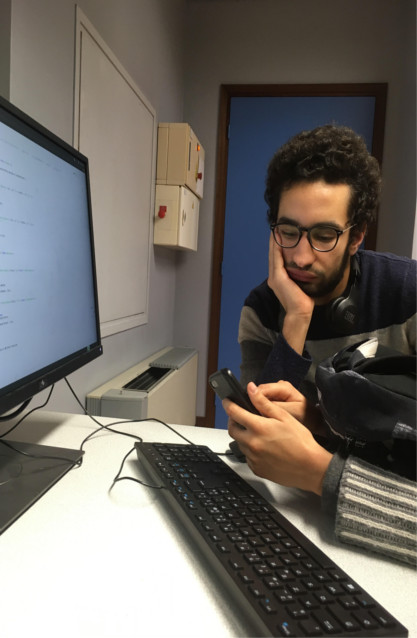
%> input picture Integration_Et_Probabilités/TP3/Images/image.jpg, 417 x 638 px
$ octave exercice_1.m   (GNU Octave 9; MATLAB toolbox functions it lacks are replaced by stand-ins)
%> lines starting %> are read from the running program, lines starting %| are printed output that depends on the picture; in (x1, y1, x2, y2) boxes, pixels count from 0 and x2, y2 are one past the last pixel; in counts of white or black regions, pixels touching at a corner belong together; the program's own positions count from 1
### Integration_Et_Probabilités/TP3/recursion.m
function [E,contour,G_somme] = recursion(E,contour,G_somme,i,j,voisins,G_x,G_y,card_max,cos_alpha)
% Fonction recursive permettant de construire un ensemble candidat E

contour(i,j) = 0;
G_somme_normalise = G_somme/norm(G_somme);
nb_voisins = size(voisins,1);
k = 1;
while k<=nb_voisins & size(E,1)<=card_max
	i_voisin = i + voisins(k,1);			% A completer
	j_voisin = j + voisins(k,2);				% A completer
	if contour(i_voisin,j_voisin)
        x = (G_somme_normalise * [G_x(i_voisin,j_voisin), G_y(i_voisin,j_voisin)]')/sqrt((G_x(i_voisin,j_voisin)^2) + (G_y(i_voisin,j_voisin)^2));
		% Dans cette boucle, il vous faut
		% - Calculer le produit scalaire entre G_somme_normalise et le gradient normalise de I au pixel voisin
		% - Si ce produit scalaire est superieur a cos_alpha :
        if x > cos_alpha
		%	+ Mettre a jour "E" par concatenation
            E = [E; i_voisin, j_voisin];
		%	+ Mettre a jour "G_somme"
            G_somme = G_somme + [G_x(i_voisin,j_voisin), G_y(i_voisin, j_voisin)]
		%	+ Lancer l'appel recursif sur le voisin
            [E,contour,G_somme] = recursion(E, contour, G_somme, i_voisin, j_voisin, voisins, G_x, G_y, card_max, cos_alpha);
        end
    end
	k = k+1;
end

end

### Integration_Et_Probabilités/TP3/exercice_1.m
clear;
close all;
taille_ecran = get(0,'ScreenSize');
L = taille_ecran(3);
H = taille_ecran(4);

% Parametres :
set(0,'RecursionLimit',1000);				% Pour eviter les erreurs a l'execution
alpha = pi/8;						% Seuil sur l'orientation du gradient (en radians)
cos_alpha = cos(alpha);
seuil_norme = 2/sin(alpha);				% Seuil sur la norme du gradient (decoule d'une etude theorique)

% Lecture de l'image :
I = imread('Images/image.jpg');
%> I is the input picture: size 638x417x3 uint8; mean R, G, B 111.2, 106, 100
% I = imread('Images/chaises.png');
% I = imread('Images/Morlaix.png');
if size(I,3)==3
	I = rgb2gray(I);
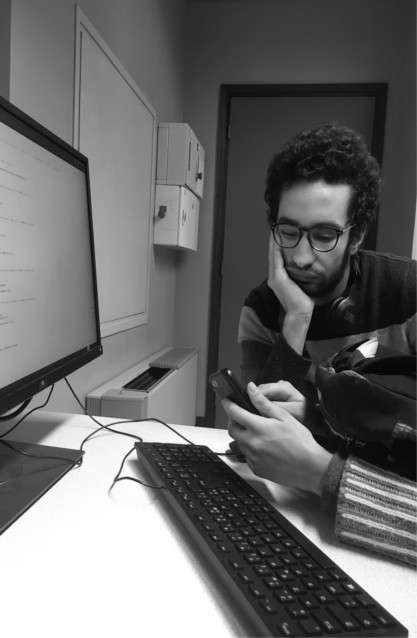
%> I: size 638x417 uint8; min 1, max 255, mean 106.9
end
I = imresize(I,0.8);					% Permet de limiter l'effet de crenelage
%> I: size 511x334 uint8
[nb_lignes,nb_colonnes] = size(I);
%> nb_lignes = 511; nb_colonnes = 334

% Parametres :
diagonale = floor(sqrt(nb_lignes^2+nb_colonnes^2));
%> diagonale = 610
card_max = floor(diagonale/2);				% Cardinal max d'un ensemble E
%> card_max = 305
card_min = floor(card_max/20);				% Cardinal min d'un ensemble E
%> card_min = 15

% Affichage de l'image :
figure('Name','Ensembles candidats','Position',[0,0,L,0.67*H]);
subplot(1,2,1);
imagesc(I);
axis equal;
axis off;
colormap gray;
hold on;

% Gradient du niveau de gris (x vers la droite, y vers le bas) :
I = double(I);
%> I: size 511x334 double
[G_x,G_y] = gradient(I);
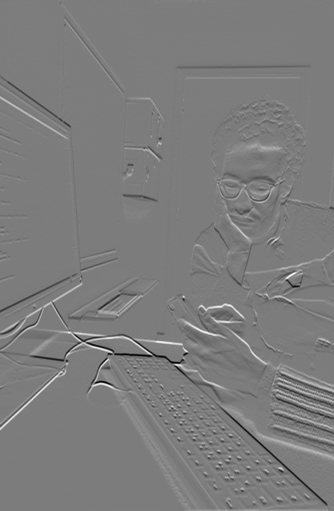
%> G_y: size 511x334 double; min -102, max 106.5, mean 0.2; drawn with min black and max white
G_norme = sqrt(G_x.^2+G_y.^2);
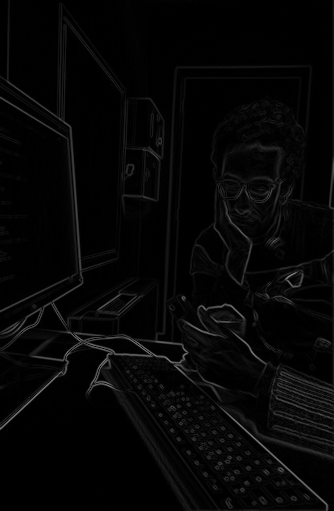
%> G_norme: size 511x334 double; min 0, max 135.9, mean 6.2

% Selection des pixels de contour :
contour = G_norme>seuil_norme;
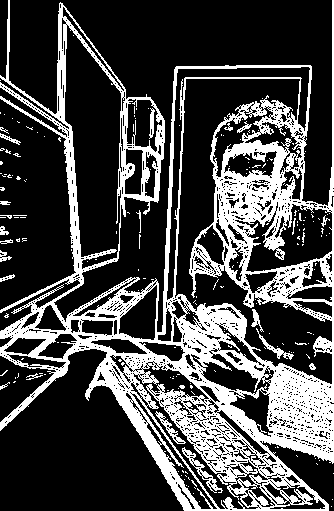
%> contour: size 511x334 logical; 27.7% white; 196 white regions (174 under 20 px), largest, box (x1, y1, x2, y2) and area: (0, 0, 334, 511) 45062, (182, 447, 223, 493) 324, (155, 411, 186, 444) 201

% Pas de pixel de contour sur le bord de l'image (traitement simplifie !) :
contour([1,nb_lignes],:) = 0;
contour(:,[1,nb_colonnes]) = 0;
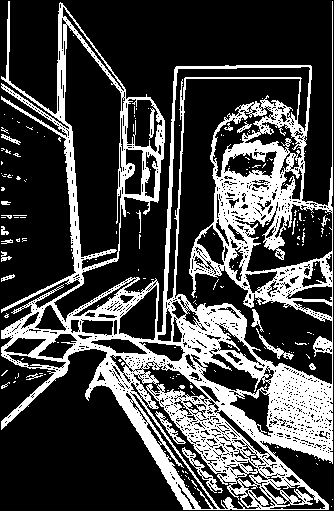
%> contour: size 511x334 logical; 27.3% white; 193 white regions (172 under 20 px), largest, box (x1, y1, x2, y2) and area: (1, 1, 333, 510) 44414, (182, 447, 223, 493) 324, (155, 411, 186, 444) 201

% Affichage d'une petite fleche sur les pixels de contour :
[i,j] = find(contour);
%> i = 46550 values from 2 to 510; j = 46550 values from 2 to 333
quiver(j,i,G_x(contour),G_y(contour),'r');		% Attention : x = j et y = i
axis equal;
title('Pixels de contour','FontSize',30);
drawnow;

% Normalisation du gradient :
G_norme(~G_norme) = 1;					% Pour eviter les divisions par 0
%> G_norme: size 511x334 double; 13.49% of pixels changed, all inside (x1, y1, x2, y2) = (0, 0, 334, 511)
G_x = G_x./G_norme;
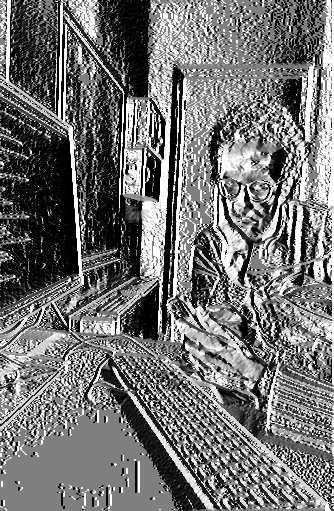
%> G_x: size 511x334 double; min -1, max 1, mean -0.102; drawn with min black and max white
G_y = G_y./G_norme;
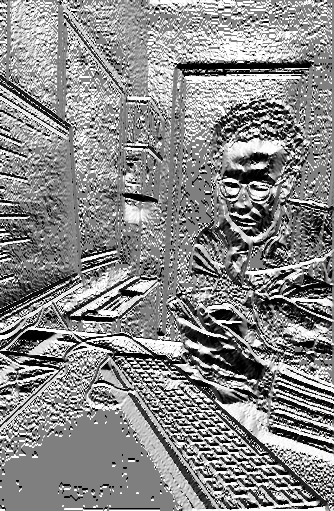
%> G_y: size 511x334 double; min -1, max 1, mean 0.0816; drawn with min black and max white
%> the run ends on the next line

% Boucle de traitement des pixels de contour :
voisins = [ -1 -1 ; -1 0 ; -1 1 ; 0 1 ;...
		1 1 ; 1 0 ; 1 -1 ; 0 -1 ];		% Positions relatives des 8 plus proches voisins
liste_E = [];
while any(contour(:))

	% Pixel de contour dont la norme du gradient est la plus elevee = "germe" :
	indices_contour = find(contour);
	[~,indice_max] = max(G_norme(indices_contour));
	indice_germe = indices_contour(indice_max);
	[i_germe,j_germe] = ind2sub(size(I),indice_germe);
	E = [i_germe,j_germe];
	G_somme = [G_x(i_germe,j_germe),G_y(i_germe,j_germe)];

	% Construction recursive de l'ensemble E :
	[E,contour] = recursion(E,contour,G_somme,i_germe,j_germe,voisins,G_x,G_y,card_max,cos_alpha);

$ run again, with Integration_Et_Probabilités/TP3/Images/chaises.png saved as Integration_Et_Probabilités/TP3/Images/image.jpg
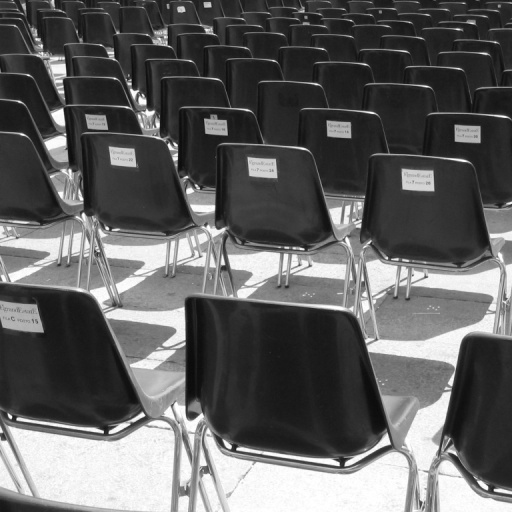
%> input picture Integration_Et_Probabilités/TP3/Images/chaises.png, 512 x 512 px
%> I is the input picture: size 512x512 uint8; min 9, max 255, mean 96.7
%> `contour(:,[1,nb_colonnes]) = 0;`:
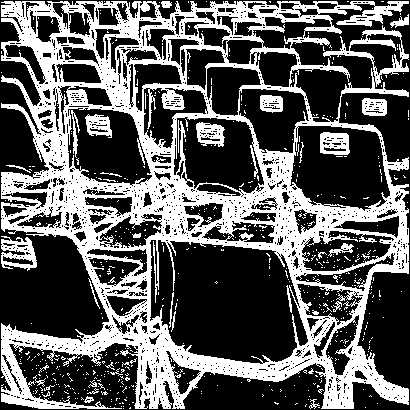
%> contour: size 410x410 logical; 36.6% white; 602 white regions (571 under 20 px), largest, box (x1, y1, x2, y2) and area: (1, 1, 409, 409) 56020, (1, 236, 37, 271) 690, (320, 132, 350, 155) 516
%> i = 61494 values from 2 to 409
%> `G_y = G_y./G_norme;`:
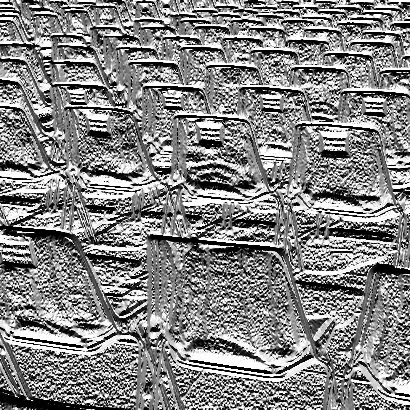
%> G_y: size 410x410 double; min -1, max 1, mean 0.0449; drawn with min black and max white

$ run again, with Integration_Et_Probabilités/TP3/Images/Morlaix.png saved as Integration_Et_Probabilités/TP3/Images/image.jpg
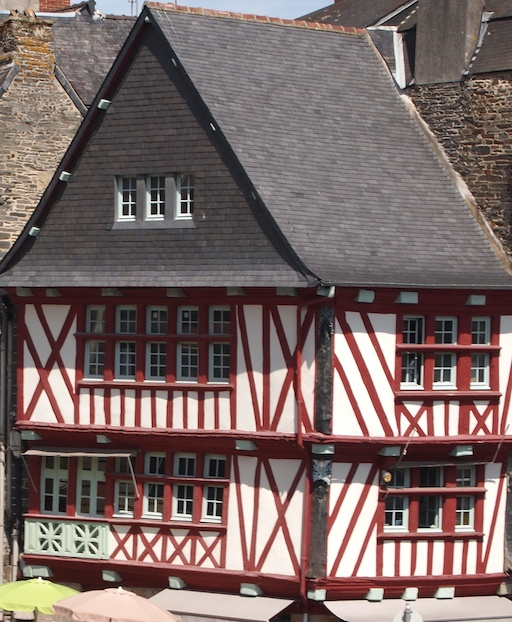
%> input picture Integration_Et_Probabilités/TP3/Images/Morlaix.png, 512 x 622 px
%> I is the input picture: size 622x512x3 uint8; mean R, G, B 122, 104.7, 102
%> `contour(:,[1,nb_colonnes]) = 0;`:
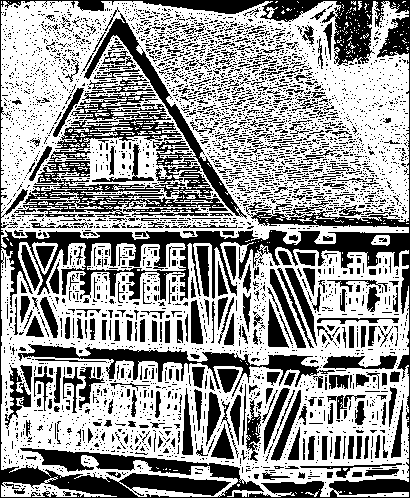
%> contour: size 498x410 logical; 60.3% white; 4500 black regions (4167 under 20 px), largest, box (x1, y1, x2, y2) and area: (0, 0, 410, 498) 25655, (14, 90, 228, 217) 6486, (18, 344, 335, 397) 3489
%> i = 123128 values from 2 to 497; j = 123128 values from 2 to 409
%> `G_y = G_y./G_norme;`:
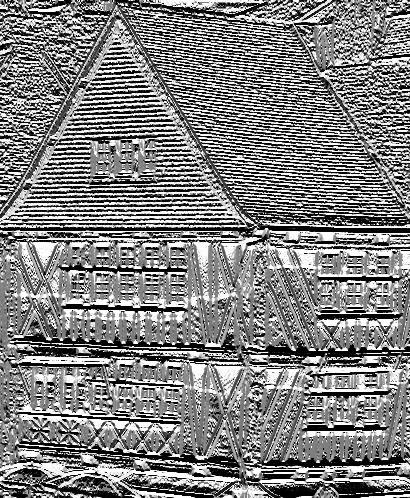
%> G_y: size 498x410 double; min -1, max 1, mean 0.0175; drawn with min black and max white
